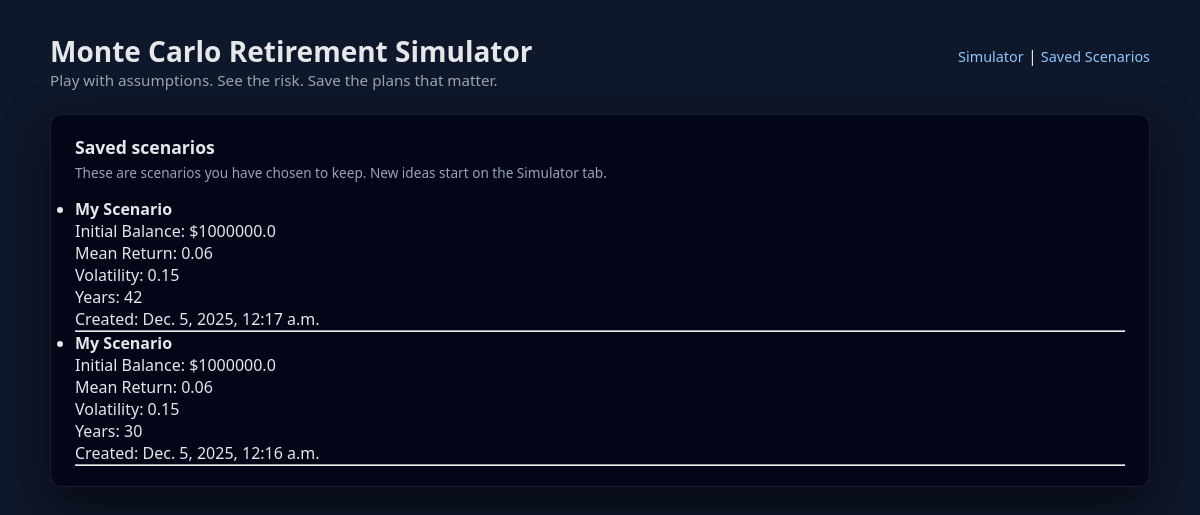
/scenarios/, run on the app's committed database.
### simulator/models.py (models this page shows, shortened)
class Scenario(models.Model):
    name = models.CharField(max_length=100, default="My Scenario")
    initial_balance = models.FloatField()
    mean_return = models.FloatField()
    volatility = models.FloatField()
    annual_withdrawal = models.FloatField()
    inflation = models.FloatField()
    years = models.IntegerField()
    n_sims = models.IntegerField(default=1000)
    created_at = models.DateTimeField(auto_now_add=True)

### simulator/views.py (the view)
# urls.py: path('scenarios/', views.scenario_list, name='scenario_list'),
def scenario_list(request):
    scenarios = Scenario.objects.all().order_by("-created_at")
    return render(request, "simulator/scenario_list.html", {"scenarios": scenarios})

### simulator/templates/simulator/scenario_list.html
{% extends "simulator/base.html" %}
{% block content %}
<div class="card">
    <div class="card-header">
        <div class="card-title">Saved scenarios</div>
        <div class="card-subtitle">These are scenarios you have chosen to keep. New ideas start on the Simulator tab.</div>
    </div>
    {% if scenarios %}
        <ul>
        {% for scenario in scenarios %}
            <li>
                <strong>{{ scenario.name }}</strong>
                <br>
                Initial Balance: ${{ scenario.initial_balance }}
                <br>
                Mean Return: {{ scenario.mean_return }}
                <br>
                Volatility: {{ scenario.volatility }}
                <br>
                Years: {{ scenario.years }}
                <br>
                Created: {{ scenario.created_at }}
            </li>
            <hr>
        {% endfor %}
        </ul>
    {% else %}
        <p>You don’t have any saved scenarios yet.</p>
    {% endif %}
</div>
{% endblock %}

### simulator/templates/simulator/base.html (shortened to what this page needs)
{% load static %}
<!DOCTYPE html>
<html>
<head>
    <link rel="stylesheet" href="{% static 'simulator/styles.css' %}">
</head>
<body>
    <div class="app-container">
        <div class="app-header">
            <div>
                <div class="app-title">Monte Carlo Retirement Simulator</div>
                <div class="app-subtitle">Play with assumptions. See the risk. Save the plans that matter.</div>
            </div>
            <div class="app-nav">
                <a href="{% url 'home' %}">Simulator</a> |
                <a href="{% url 'scenario_list' %}">Saved Scenarios</a>
            </div>
        </div>
        {% block content %}{% endblock %}
    </div>
</body>
</html>

### simulator/static/simulator/styles.css (style rules this page uses)
* { box-sizing: border-box; margin: 0; padding: 0; }
body { font-family: system-ui, -apple-system, BlinkMacSystemFont, "Segoe UI", sans-serif; background: #0f172a; color: #e5e7eb; padding: 2rem; }
.app-container { max-width: 1100px; margin: 0 auto; }
.app-header { display: flex; justify-content: space-between; align-items: baseline; margin-bottom: 1.5rem; }
.app-title { font-size: 1.75rem; font-weight: 600; }
.app-subtitle { color: #9ca3af; font-size: 0.95rem; }
.app-nav a { color: #93c5fd; text-decoration: none; font-size: 0.9rem; }
.card { background: #020617; border-radius: 0.75rem; padding: 1.25rem 1.5rem; box-shadow: 0 18px 45px rgba(0, 0, 0, 0.6); border: 1px solid rgba(148, 163, 184, 0.15); }
.card-header { margin-bottom: 1rem; }
.card-title { font-size: 1.1rem; font-weight: 600; margin-bottom: 0.25rem; }
.card-subtitle { color: #9ca3af; font-size: 0.85rem; }

### data on the page
Scenario: name "My Scenario", initial_balance "1000000.0", mean_return "0.06", volatility "0.15", years "42", created_at "Dec. 5, 2025, 12:17 a.m."
Scenario: name "My Scenario", initial_balance "1000000.0", mean_return "0.06", volatility "0.15", years "30", created_at "Dec. 5, 2025, 12:16 a.m."
